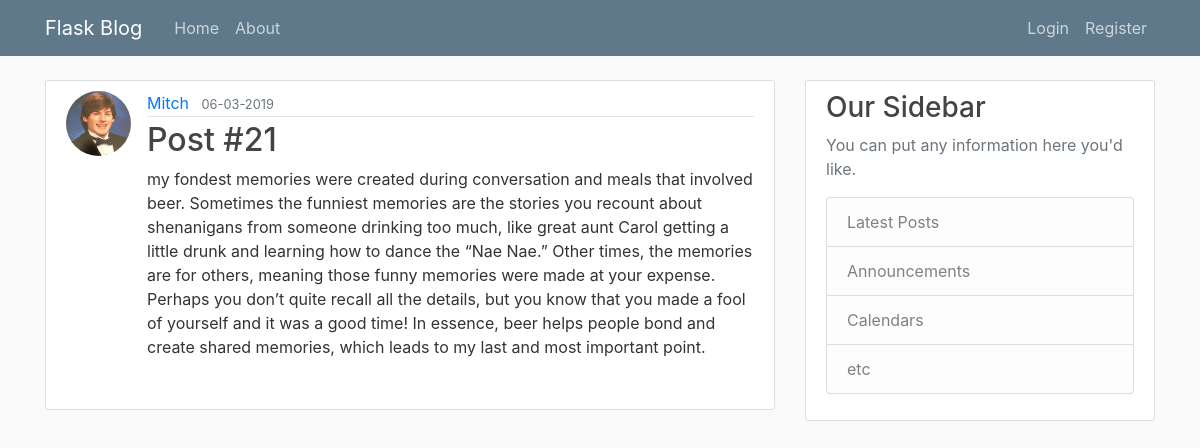
Screenshot of /post/20 with the database file from the repository.
### flaskblog/models.py (models this page shows, shortened)
class User(db.Model, UserMixin):
	id = db.Column(db.Integer, primary_key=True)
	username = db.Column(db.String(20), unique=True, nullable=False)
	email = db.Column(db.String(120), unique=True, nullable=False)
	image_file = db.Column(db.String(20), nullable=False, default='default.png')
	password = db.Column(db.String(60), nullable=False)
	posts = db.relationship('Post', backref='author', lazy=True)

class Post(db.Model):
	id = db.Column(db.Integer, primary_key=True)
	title = db.Column(db.String(100), nullable=False)
	date_posted = db.Column(db.DateTime, nullable=False, default=datetime.utcnow)
	content = db.Column(db.Text, nullable=False)
	user_id = db.Column(db.Integer, db.ForeignKey('user.id'), nullable=False)

### flaskblog/posts/routes.py (the view)
@posts.route('/post/<int:post_id>')
def post(post_id):
    post = Post.query.get_or_404(post_id)
    return render_template('post.html', title=post.title, post=post)

### flaskblog/templates/post.html (shortened to what this page needs)
{% extends "layout.html" %}
{% block content %}
  <article class="media content-section">
       <img class="rounded-circle article-img" src="{{ url_for('static', filename='profile_pics/' + post.author.image_file) }}">
        <div class="media-body">
            <div class="article-metadata">
              <a class="mr-2" href="{{ url_for('users.user_posts', username=post.author.username)}}">{{ post.author.username }}</a>
              <small class="text-muted">{{ post.date_posted.strftime('%m-%d-%Y') }}</small>
            </div>
          <h2 class="article-title">{{ post.title }}</h2>
          <p class="article-content">{{ post.content }}</p>
        </div>
  </article>
{% endblock content %}

### flaskblog/static/main.css (style rules this page uses)
body { background: #fafafa; color: #333333; margin-top: 5rem; }
h1, h2, h3, h4, h5, h6 { color: #444444; }
.content-section { background: #ffffff; padding: 10px 20px; border: 1px solid #dddddd; border-radius: 3px; margin-bottom: 20px; }
.article-title { color: #444444; }
.article-content { white-space: pre-line; }
.article-img { height: 65px; width: 65px; margin-right: 16px; }
.article-metadata { padding-bottom: 1px; margin-bottom: 4px; border-bottom: 1px solid #e3e3e3 }

### rows the page displays
User: image_file (picture), author.username "Mitch"
Post: date_posted "06-03-2019", title "Post #21", content "my fondest memories were created during conversation and meals that involved beer. Sometimes the funniest memories are the stories you recount about shenanigans from someone drinking too much, like great aunt Carol getting a little drunk and learning how to dance the “Nae Nae.” Other times, the memories are for others, meaning those funny memories were made at your expense. Perhaps you don’t quite recall all the details, but you know that you made a fool of yourself and it was a good time! In essence, beer helps people bond and create shared memories, which leads to my last and most important point."
